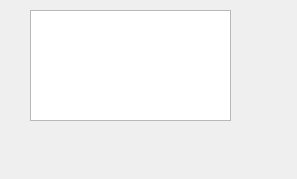
<?xml version="1.0" encoding="UTF-8"?>
<ui version="4.0">
 <class>imprimer</class>
 <widget class="QDialog" name="imprimer">
  <property name="geometry">
   <rect>
    <x>0</x>
    <y>0</y>
    <width>297</width>
    <height>179</height>
   </rect>
  </property>
  <property name="windowTitle">
   <string>Dialog</string>
  </property>
  <widget class="QTableView" name="tableView">
   <property name="geometry">
    <rect>
     <x>30</x>
     <y>10</y>
     <width>201</width>
     <height>111</height>
    </rect>
   </property>
  </widget>
 </widget>
 <resources/>
 <connections/>
</ui>
